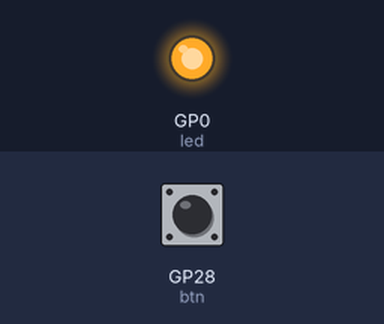
The program below on a simulated Raspberry Pi Pico running MicroPython. On the bench: output pins drawn as LEDs (lit = HIGH). The inputs (shaded band) are chosen by the test bench; at power-on: GP28 (btn) LOW. What the program prints to the serial console is not drawn.

Above: at 1.2 s.
1.3 s: GP28 (btn) pulled HIGH for 1.2 s
Timing chart, 0 to 4.3 s (numbered marks = the images above; inputs shaded):
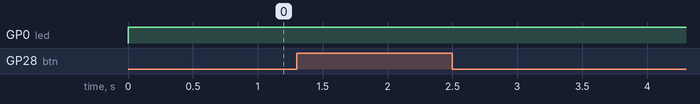

The program:

start.py
```python
import machine
import utime

led = machine.Pin(0, machine.Pin.OUT)
btn = machine.Pin(28, machine.Pin.IN)


def btn_irq_handler(pin):
    btn.irq(handler=None)
    print(pin)


while True:
    print(btn.value())
    led.value(1)
    utime.sleep(1)
    led.value(0)
    btn.irq(trigger=machine.Pin.IRQ_RISING, handler=btn_irq_handler)
```
